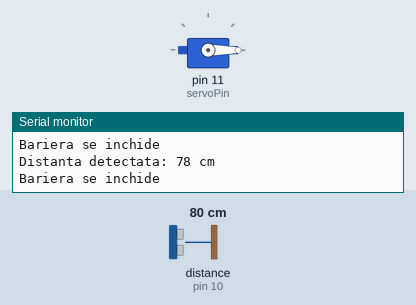
This sketch was run on a simulated Arduino Uno, built with avr-gcc and run on an emulated ATmega328P. Parts: servo, the last lines printed to the serial monitor. Wiring (inferred from the names in the program): ultrasonic range finder: trigger pin 9; echo pin 10. Inputs (shaded band) come from the test bench; at power-on: distance to the obstacle (sensor on pin 10) 80 cm. The echo pulse lasts 58.3 µs per cm.

Above: at 3.9 s.
4.0 s: distance to the obstacle (sensor on pin 10) set to 18 cm
8.0 s: distance to the obstacle (sensor on pin 10) set to 14 cm
At 10.0 s:
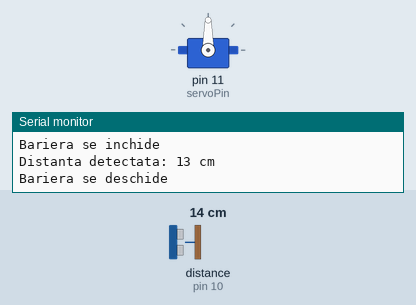
12.0 s: distance to the obstacle (sensor on pin 10) set to 35 cm
At 13.7 s:
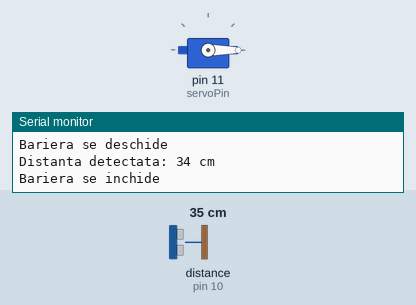
16.0 s: distance to the obstacle (sensor on pin 10) set to 2 cm
At 19.7 s:
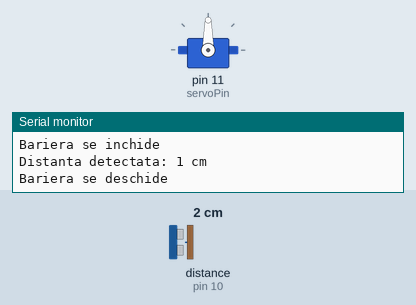
Timing chart, 0 to 21.1 s (numbered marks = the images above; inputs shaded):
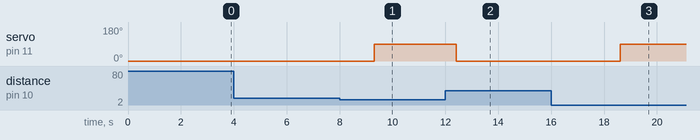

Measured:
- the behaviour switches between 16 and 15 cm on distance to the obstacle (sensor on pin 10) (found by bisection; images 0 and 1)
- after the input at 8.0 s, servo on pin 11 (servoPin): 0° → 90° after 1.3 s
- after the input at 12.0 s, servo on pin 11 (servoPin): 90° → 0° after 0.42 s
- after the input at 16.0 s, servo on pin 11 (servoPin): 0° → 90° after 2.6 s

The sketch:

parking_barrier_led.ino
```cpp
#include <Servo.h>

const int trigPin = 9;
const int echoPin = 10;
const int servoPin = 11;
const int RedPin = 5;
const int GreenPin = 3;

Servo myservo;
int pos = 0;

void setup() {
  // put your setup code here, to run once:
  pinMode(trigPin, OUTPUT);
  pinMode(echoPin, INPUT);
  //pinMode(RedPin, OUTPUT);
  //pinMode(GreenPin, OUTPUT);
  myservo.attach(servoPin);
  myservo.write(0);
  Serial.begin(9600);
  Serial.println("Servo + RGB_led");
}

void set_led(int red, int green, int blue){
  analogWrite(RedPin, red);
  analogWrite(GreenPin, green);
  //analogWrite(BluePin, blue);
}

void loop() {
  // put your main code here, to run repeatedly:
  digitalWrite(trigPin, LOW);
  delayMicroseconds(5);
  digitalWrite(trigPin, HIGH);
  delayMicroseconds(10);
  digitalWrite(trigPin, LOW);

  long duration = pulseIn(echoPin, HIGH, 30000);
  int distance = duration * 0.034 / 2;

  Serial.print("Distanta detectata: ");
  Serial.print(distance);
  Serial.println(" cm");

  if (distance > 0 && distance < 15) {
    Serial.println("Bariera se deschide");
    //set_led(0,50,0);
    myservo.write(90);
    delay(3000);
  }
  else {
    Serial.println("Bariera se inchide");
    //set_led(50,0,0);
    myservo.write(0);
    delay(3000);
  }

  delay(100);
}
```
